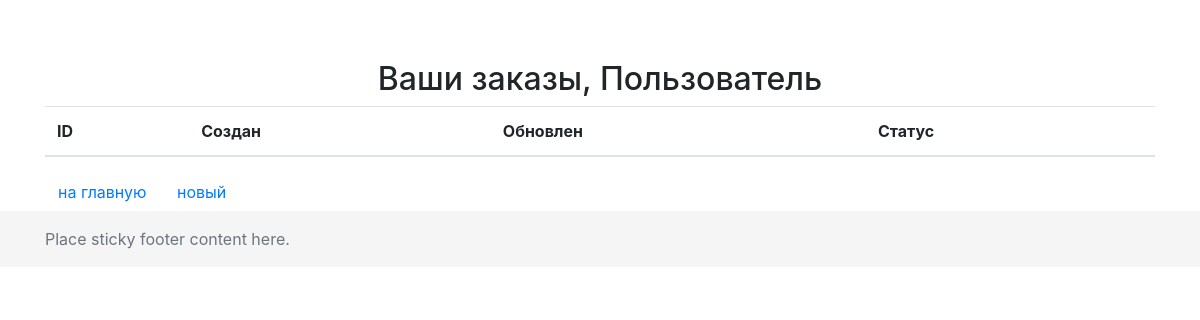
The app's page /order/ (signed in), older data.
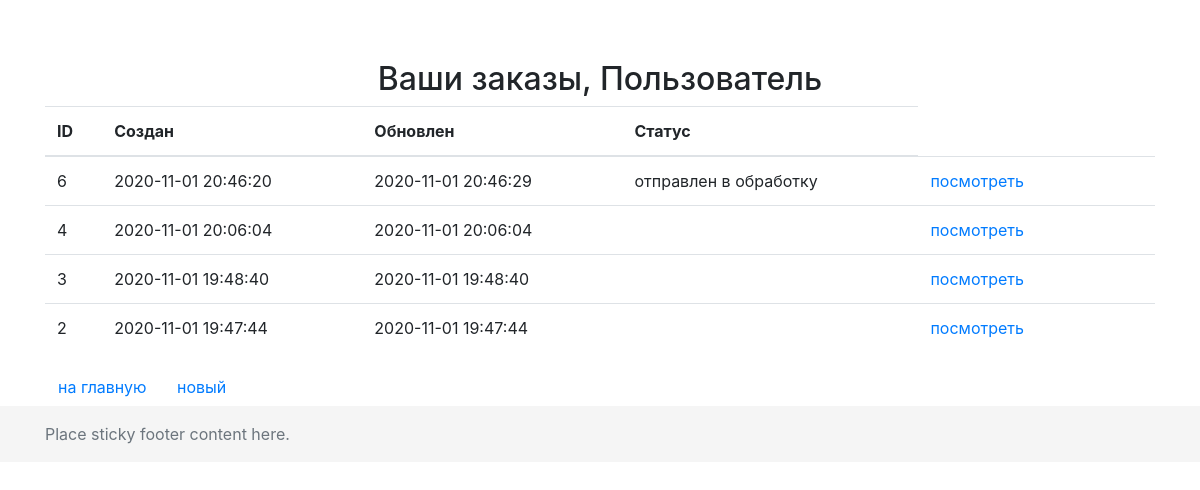
The same page, newer data.
### orderapp/models.py (models this page shows, shortened)
class Order(models.Model):
    FORMING = 'FM'
    SENT_TO_PROCEED = 'STP'
    PROCEEDED = 'PRD'
    PAID = 'PD'
    READY = 'RDY'
    DONE = 'DN'
    CANCEL = 'CNC'
    ORDER_STATUSES = (
        (FORMING, 'формируется'),
        (SENT_TO_PROCEED, 'отправлен в обработку'),
        (PROCEEDED, 'обработан'),
        (PAID, 'оплачен'),
        (READY, 'готов к выдаче'),
        (DONE, 'выдан'),
        (CANCEL, 'отменен'),
    )
    user = models.ForeignKey(settings.AUTH_USER_MODEL, on_delete=models.CASCADE, verbose_name='Пользователь')
    created = models.DateTimeField(auto_now_add=True, verbose_name='Дата создания')
    updated = models.DateTimeField(auto_now=True, verbose_name='Дата изменения')
    status = models.CharField(max_length=3, choices=ORDER_STATUSES, default=FORMING)
    is_active = models.BooleanField(default=True, verbose_name='Активен')
    class Meta:
        ordering = ('-created',)
        verbose_name = 'заказ'
        verbose_name_plural = 'заказы'

### orderapp/views.py (the view)
# urls.py: path('', orderapp.OrderList.as_view(), name='orders_list'),
class OrderList(ListView):
    model = Order
    def get_queryset(self):
        return Order.objects.filter(user=self.request.user)

### mainapp/context_processors.py (called while the page is built)
def basket(request):
    basket_items = []
    if request.user.is_authenticated:
        basket_items = Basket.objects.filter(user=request.user)
    return {
        'basket': basket_items
    }

### orderapp/templates/orderapp/order_list.html (shortened to what this page needs)
{% extends 'orderapp/base.html' %}
{% load static %}
{% block content %}
    <div class="h2 text-center head">
        Ваши заказы, {% if user.first_name %}{{ user.first_name|title }}{% else %}Пользователь{% endif %}
    </div>
    <table class="table">
        <thead>
            <tr>
                <th>ID</th>
                <th>Создан</th>
                <th>Обновлен</th>
                <th>Статус</th>
            </tr>
        </thead>
        <tbody>
            {% for item in object_list %}
                {% if item.is_active %}
                    <tr>
                        <td>{{ item.pk }}</td>
                        <td>{{ item.created|date:"Y-m-d H:i:s" }}</td>
                        <td>{{ item.updated|date:"Y-m-d H:i:s" }}</td>
                        <td>{{ item.get_status_display }}</td>
                        <td><a href="{% url 'orderapp:order_read' item.pk %}">посмотреть</a></td>
                        <td>
                        </td>
                        <td>
                        </td>
                    </tr>
                {% endif %}
            {% endfor %}
        </tbody>
    </table>
    <button class="btn btn-default">
        <a href="{% url 'main' %}">на главную</a>
    </button>
    <button class="btn btn-default">
        <a href="{% url 'orderapp:order_create' %}">новый</a>
    </button>
{% endblock %}

### orderapp/templates/orderapp/base.html (shortened to what this page needs)
{% load static %}
<!DOCTYPE html>
<html lang="en">
<head>
    {% block css %}
        <link rel="stylesheet" type="text/css" href="{% static 'css/bootstrap.min.css' %}">
        <link rel="stylesheet" type="text/css" href="{% static 'css/my_css.css' %}">
        <link rel="stylesheet" href="{% static 'fonts/font-awesome/css/font-awesome.css' %}">
    {% endblock %}
</head>
<body class="d-flex flex-column h-100">
<main role="main" class="flex-shrink-0">
    <div class="container">
        {% block content %}
        {% endblock %}
    </div>
</main>
<footer class="footer mt-auto py-3">
    <div class="container">
        <span class="text-muted">Place sticky footer content here.</span>
    </div>
</footer>
</body>
</html>

### static/css/my_css.css (style rules this page uses)
main > .container { padding: 60px 15px 0; }
.footer { background-color: #f5f5f5; }
.footer > .container { padding-right: 15px; padding-left: 15px; }

Row changes from the older to the newer data that the page shows:
added Order: pk "6", created "2020-11-01 20:46:20", updated "2020-11-01 20:46:29", status "отправлен в обработку"
added Order: pk "4", created "2020-11-01 20:06:04", updated "2020-11-01 20:06:04"
added Order: pk "3", created "2020-11-01 19:48:40", updated "2020-11-01 19:48:40"
added Order: pk "2", created "2020-11-01 19:47:44", updated "2020-11-01 19:47:44"
